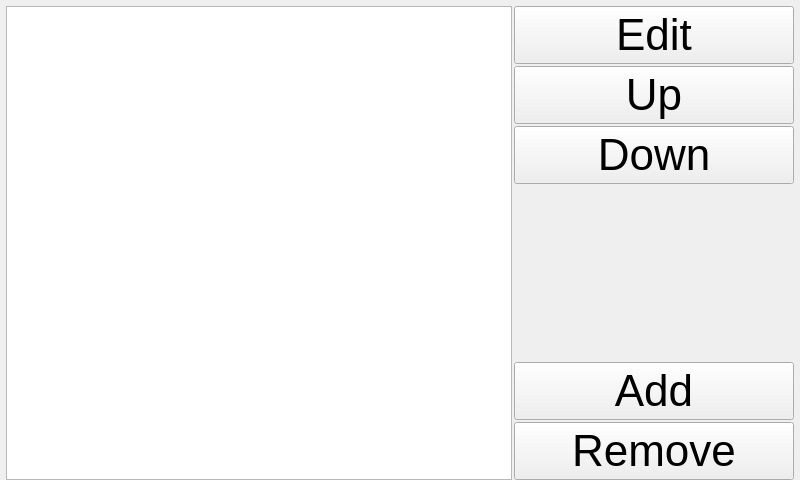
<?xml version="1.0" encoding="UTF-8"?>
<ui version="4.0">
 <class>ProgramArgsWidget</class>
 <widget class="QWidget" name="ProgramArgsWidget">
  <property name="geometry">
   <rect>
    <x>0</x>
    <y>0</y>
    <width>800</width>
    <height>480</height>
   </rect>
  </property>
  <property name="windowTitle">
   <string>Program Arguments</string>
  </property>
  <layout class="QVBoxLayout" name="verticalLayout_2">
   <property name="leftMargin">
    <number>6</number>
   </property>
   <property name="topMargin">
    <number>6</number>
   </property>
   <property name="rightMargin">
    <number>6</number>
   </property>
   <property name="bottomMargin">
    <number>0</number>
   </property>
   <item>
    <layout class="QHBoxLayout" name="horizontalLayout">
     <property name="spacing">
      <number>2</number>
     </property>
     <item>
      <widget class="QListWidget" name="args">
       <property name="font">
        <font>
         <pointsize>22</pointsize>
        </font>
       </property>
      </widget>
     </item>
     <item>
      <layout class="QVBoxLayout" name="verticalLayout">
       <item>
        <widget class="QPushButton" name="edit">
         <property name="minimumSize">
          <size>
           <width>280</width>
           <height>0</height>
          </size>
         </property>
         <property name="font">
          <font>
           <pointsize>33</pointsize>
          </font>
         </property>
         <property name="text">
          <string>Edit</string>
         </property>
         <property name="icon">
          <iconset resource="../rc/icons.qrc">
           <normaloff>:/icons/fontawesome/regular/icons/fontawesome/regular/sun.svg</normaloff>:/icons/fontawesome/regular/icons/fontawesome/regular/sun.svg</iconset>
         </property>
         <property name="iconSize">
          <size>
           <width>35</width>
           <height>35</height>
          </size>
         </property>
        </widget>
       </item>
       <item>
        <widget class="QPushButton" name="up">
         <property name="font">
          <font>
           <pointsize>33</pointsize>
          </font>
         </property>
         <property name="text">
          <string>Up</string>
         </property>
         <property name="icon">
          <iconset resource="../rc/icons.qrc">
           <normaloff>:/icons/fontawesome/solid/icons/fontawesome/solid/angle-up.svg</normaloff>:/icons/fontawesome/solid/icons/fontawesome/solid/angle-up.svg</iconset>
         </property>
         <property name="iconSize">
          <size>
           <width>35</width>
           <height>35</height>
          </size>
         </property>
        </widget>
       </item>
       <item>
        <widget class="QPushButton" name="down">
         <property name="font">
          <font>
           <pointsize>33</pointsize>
          </font>
         </property>
         <property name="text">
          <string>Down</string>
         </property>
         <property name="icon">
          <iconset resource="../rc/icons.qrc">
           <normaloff>:/icons/fontawesome/solid/icons/fontawesome/solid/angle-down.svg</normaloff>:/icons/fontawesome/solid/icons/fontawesome/solid/angle-down.svg</iconset>
         </property>
         <property name="iconSize">
          <size>
           <width>35</width>
           <height>35</height>
          </size>
         </property>
        </widget>
       </item>
       <item>
        <spacer name="verticalSpacer_2">
         <property name="orientation">
          <enum>Qt::Vertical</enum>
         </property>
         <property name="sizeHint" stdset="0">
          <size>
           <width>20</width>
           <height>40</height>
          </size>
         </property>
        </spacer>
       </item>
       <item>
        <widget class="QPushButton" name="add">
         <property name="font">
          <font>
           <pointsize>33</pointsize>
          </font>
         </property>
         <property name="text">
          <string>Add</string>
         </property>
         <property name="icon">
          <iconset resource="../rc/icons.qrc">
           <normaloff>:/icons/fontawesome/regular/icons/fontawesome/regular/calendar-plus.svg</normaloff>:/icons/fontawesome/regular/icons/fontawesome/regular/calendar-plus.svg</iconset>
         </property>
         <property name="iconSize">
          <size>
           <width>35</width>
           <height>35</height>
          </size>
         </property>
        </widget>
       </item>
       <item>
        <widget class="QPushButton" name="remove">
         <property name="font">
          <font>
           <pointsize>33</pointsize>
          </font>
         </property>
         <property name="text">
          <string>Remove</string>
         </property>
         <property name="icon">
          <iconset resource="../rc/icons.qrc">
           <normaloff>:/icons/fontawesome/regular/icons/fontawesome/regular/calendar-minus.svg</normaloff>:/icons/fontawesome/regular/icons/fontawesome/regular/calendar-minus.svg</iconset>
         </property>
         <property name="iconSize">
          <size>
           <width>35</width>
           <height>35</height>
          </size>
         </property>
        </widget>
       </item>
      </layout>
     </item>
    </layout>
   </item>
  </layout>
 </widget>
 <resources>
  <include location="../rc/icons.qrc"/>
 </resources>
 <connections/>
</ui>
